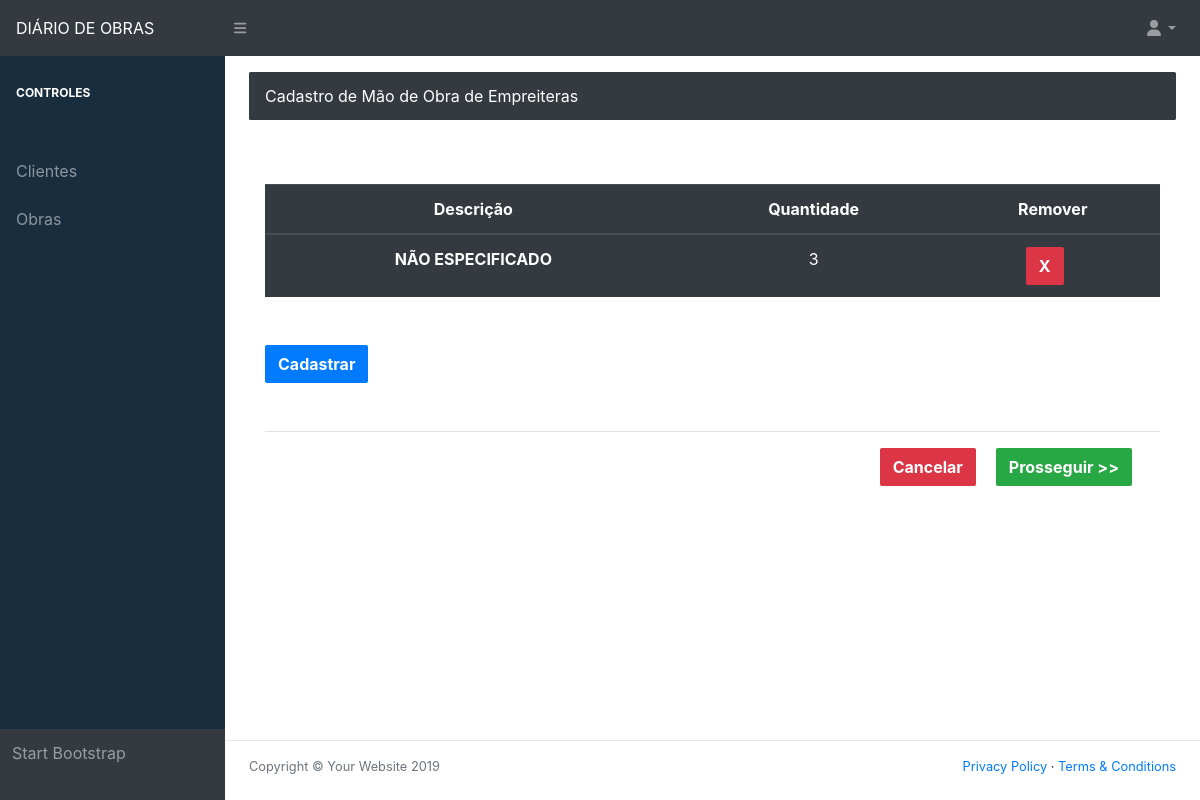
The app's page /register_contractor_labor/1 (signed in) with its own data.
### Diary/models.py (models this page shows)
class Contractor_labor(models.Model):
    contractor_labor_description = models.CharField('Mão de Obra de Empreiteras', max_length=40)
    contractor_labor_amount = models.IntegerField('Quantidade')
    contractor_labor_diary = models.ForeignKey(Diary, on_delete=models.CASCADE)

### Diary/views/diary/register_contractor_labor.py (the view, shortened to what this page needs)
# urls.py: path('register_contractor_labor/<diary>', Register_contractor_labor, name="register_contractor_labor"),
@login_required(login_url='login')
def Register_contractor_labor(request, diary):
    number_contractor_labor = int(diary)
    contractor_labor = Contractor_labor.objects.filter(contractor_labor_diary_id=number_contractor_labor)
    contractor_labor_form = Contractor_labor_Form()
    return render(request, 'Diary/diary/register_contractor_labor.html', locals())

### Diary/models.py (called while the page is built)
    def __str__(self):
        return self.email

### templates/Diary/diary/register_contractor_labor.html (shortened to what this page needs)
{% extends 'Diary/home/base.html' %}
{% load static %}
{% block conteudo %}
                <main>
                    <div class="container-fluid">
                        <ol class="breadcrumb mb-auto">
                            <li class="breadcrumb-item active">Cadastro de Mão de Obra de Empreiteras</li>
                        </ol>
                        <div class="modal-body">
                            <table class="table table-hover table-dark mt-5 mb-5">
                                  <thead>
                                    <tr>
                                      <th scope="col">Descrição</th>
                                      <th scope="col">Quantidade</th>
                                      <th scope="col">Remover</th>
                                    </tr>
                                  </thead>
                                  <tbody>
                                    {% for i in contractor_labor %}
                                        <tr>
                                          <th>{{ i.contractor_labor_description }}</th>
                                          <td>{{ i.contractor_labor_amount }}</td>
                                          <td><a class="btn btn-danger mr-3" href="{% url 'delete_contractor_labor' diary i.id %}">X</a></td>
                                        </tr>
                                    {% endfor %}
                                  </tbody>
                            </table>
                            <button type="button" class="btn btn-primary" data-toggle="modal" data-target="#exampleModal">Cadastrar</button>
                            <div class="modal-footer mt-5">
                                <a class="btn btn-danger mr-3" href="{% url 'delete_diary' diary %}">Cancelar</a>
                                <a class="btn btn-success mr-3" href="{% url 'register_equipment' diary %}">Prosseguir >></a>
                            </div>
                        </div>
                    </div>
                </main>
{% endblock %}

### records on screen
Contractor_labor: contractor_labor_description "NÃO ESPECIFICADO", contractor_labor_amount "3"
